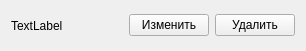
<?xml version="1.0" encoding="UTF-8"?>
<ui version="4.0">
 <class>pos_widg</class>
 <widget class="QWidget" name="pos_widg">
  <property name="geometry">
   <rect>
    <x>0</x>
    <y>0</y>
    <width>306</width>
    <height>51</height>
   </rect>
  </property>
  <property name="windowTitle">
   <string>pos_widg</string>
  </property>
  <layout class="QHBoxLayout" name="horizontalLayout">
   <item>
    <widget class="QLabel" name="pos_name">
     <property name="text">
      <string>TextLabel</string>
     </property>
    </widget>
   </item>
   <item>
    <spacer name="horizontalSpacer">
     <property name="orientation">
      <enum>Qt::Horizontal</enum>
     </property>
     <property name="sizeHint" stdset="0">
      <size>
       <width>40</width>
       <height>20</height>
      </size>
     </property>
    </spacer>
   </item>
   <item>
    <widget class="QPushButton" name="chg_btn">
     <property name="text">
      <string>Изменить</string>
     </property>
    </widget>
   </item>
   <item>
    <widget class="QPushButton" name="del_btn">
     <property name="text">
      <string>Удалить</string>
     </property>
    </widget>
   </item>
  </layout>
 </widget>
 <resources/>
 <connections/>
</ui>
